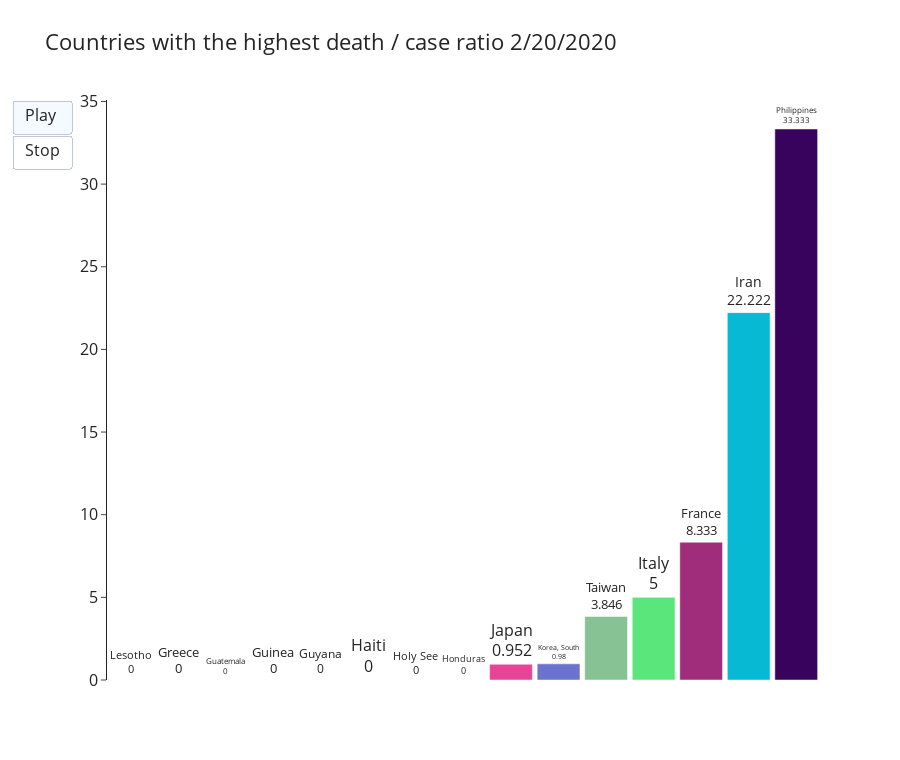

The cell this chart's notebook holds for it:
### Code cell
# Racing bars chart of covid-19 death / case ratio
# China is not included in the dataset!!!

# Creating the death / case ratio dataset

df_ratio = df_deaths.iloc[:, 3:] * 100 / df_cases.iloc[:, 3:]
df_ratio = df_ratio.fillna(0)
df_ratio = df_ratio.round(3)
df_ratio.insert(loc = 0, value = df_cases['Country/Region'], column = 'Country/Region')

def get_rgb_vals():
        r = np.random.randint(1,255)
        g = np.random.randint(1,255)
        b = np.random.randint(1,255)
        return [r,g,b]
colors = []
for i in range(len(df_ratio)):
    c = get_rgb_vals()
    colors.append("rgb(" + str(c[0]) + ","+ str(c[1]) + ","+ str(c[2]) + ")")
        
def get_top_15(df_ratio, day):
        df = pd.DataFrame({"country":df_ratio['Country/Region'], "ratio":df_ratio.iloc[:, 30 + day], "color":colors})
        data = df.sort_values(by = "ratio").iloc[-15:, :]
        range_max = max(df_ratio.iloc[:, 30 + day])
        return data, range_max
    
date = list(df_ratio.columns[30:])
date = [i + '20' for i in date]

def frames_animation(df_ratio, title, date):
    list_of_frames = []
    initial_day = 1
    final_day = len(date)

    for day in range(initial_day, final_day):
            fdata, range_max = get_top_15(df_ratio, day)
            list_of_frames.append(go.Frame(data = [go.Bar(x = fdata['country'], y = fdata['ratio'],
                                                        marker_color = fdata['color'],
                                                        hoverinfo = 'none',
                                                        textposition = 'outside', 
                                                        texttemplate = '%{x}<br>%{y}',
                                                        cliponaxis = False)],
                                           layout = go.Layout(height = 760, width = 900, font = {'size': 16},
                                                            plot_bgcolor = '#FFFFFF',
                                                            xaxis = {'showline': False, 'visible': False, 'autorange' : True},
                                                            yaxis = {'showline': True, 'visible': True, 'range' : (0, range_max), 'autorange' : True},
                                                            bargap = 0.10,
                                                            autosize = True,
                                                            title = title + str(date[day]))))
    return list_of_frames

def bar_race_plot (df_deaths, title, list_of_frames):

    initial_day = 1
    
    df_init = pd.DataFrame({"country":df_ratio['Country/Region'], "ratio":df_ratio.iloc[:, 30 + initial_day], "color":colors})
    data = df_init.sort_values(by = "ratio").iloc[-15:, :]
        
    fig = go.Figure(
        data = [go.Bar(x = data['country'], y = data['ratio'], marker_color = data['color'],
                       hoverinfo = 'none',
                       textposition = 'outside', texttemplate = '%{x}<br>%{y}',
                       cliponaxis = False)],
        layout = go.Layout(height = 760, width = 900, font = {'size': 16}, plot_bgcolor = '#FFFFFF',
                           xaxis = {'showline': False, 'visible': False},
                           yaxis = {'showline': True, 'visible': True, 'autorange' : True},
                           bargap = 0.10,
                           title = title + '2/20/2020',
                         updatemenus = [dict(type = "buttons",
                                           buttons = [dict(label = "Play",
                                                         method = "animate",
                                                           args = [None,{'transition' : {'duration' : 250, 'easing' : "linear"}, "frame": {"duration": 1100, "redraw": True}, "fromcurrent": True}]),
                                                    dict(label = "Stop",
                                                         method = "animate",
                                                         args = [[None],{"frame": {"duration": 0, "redraw": False}, "mode": "immediate","transition": {"duration": 0}}])])]),
        frames = list(list_of_frames))
    
    return fig

title = 'Countries with the highest death / case ratio '
list_of_frames = frames_animation(df_ratio, title, date)
fig_ratio = bar_race_plot(df_ratio, title, list_of_frames)
fig_ratio.show()

### Figure 1 — Plotly figure (JSON) as saved in the notebook; plotly's stock layout.template omitted (floating-point values rounded to 4 significant figures)
{"data": [{"cliponaxis": false, "hoverinfo": "none", "marker": {"color": ["rgb(164,35,47)", "rgb(84,120,232)", "rgb(252,49,226)", "rgb(46,155,80)", "rgb(252,167,103)", "rgb(247,64,42)", "rgb(250,246,83)", "rgb(239,249,101)", "rgb(232,68,151)", "rgb(108,114,207)", "rgb(135,194,148)", "rgb(90,230,122)", "rgb(159,45,123)", "rgb(7,185,210)", "rgb(55,3,93)"]}, "textposition": "outside", "texttemplate": "%{x}<br>%{y}", "type": "bar", "x": ["Lesotho", "Greece", "Guatemala", "Guinea", "Guyana", "Haiti", "Holy See", "Honduras", "Japan", "Korea, South", "Taiwan", "Italy", "France", "Iran", "Philippines"], "y": [0, 0, 0, 0, 0, 0, 0, 0, 0.952, 0.98, 3.846, 5, 8.333, 22.22, 33.33]}], "layout": {"bargap": 0.1, "font": {"size": 16}, "height": 760, "plot_bgcolor": "#FFFFFF", "title": {"text": "Countries with the highest death / case ratio 2/20/2020"}, "updatemenus": [{"buttons": [{"args": [null, {"frame": {"duration": 1100, "redraw": true}, "fromcurrent": true, "transition": {"duration": 250, "easing": "linear"}}], "label": "Play", "method": "animate"}, {"args": [[null], {"frame": {"duration": 0, "redraw": false}, "mode": "immediate", "transition": {"duration": 0}}], "label": "Stop", "method": "animate"}], "type": "buttons"}], "width": 900, "xaxis": {"showline": false, "visible": false}, "yaxis": {"autorange": true, "showline": true, "visible": true}}}
